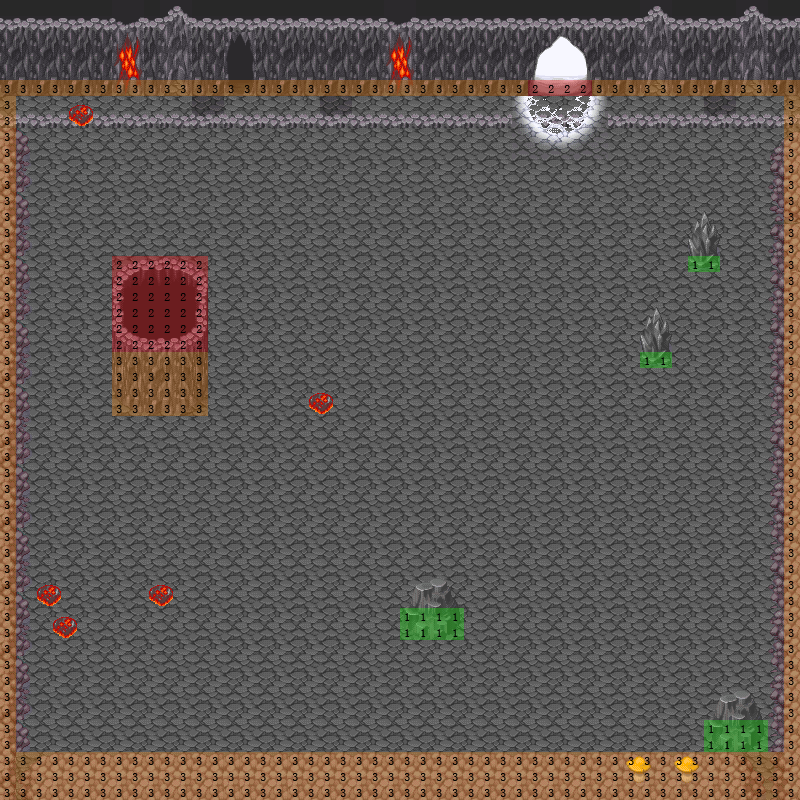

Tiled map render using the project's own tile images. Description and the map definition, with tile-layer contents summarised, below:
An orthogonal 50x50 tile map with 16x16 px tiles, 4 tile layers (background, first, second, meta), 2 tilesets and 22 objects (11x barrier, 4x semitransparent, entrance, semi-transparent).

<map version="1.0" orientation="orthogonal" width="50" height="50" tilewidth="16" tileheight="16">
 <properties>
  <property name="scene-type" value="field" />
  <property name="sound" value="dungeon.mp3" />
  <property name="tmx" value="maps/M104.tmx" />
 </properties>
 <tileset firstgid="1" name="underground" tilewidth="16" tileheight="16">
  <image source="underground.png" trans="ffffff" width="256" height="1056" />
 </tileset>
 <tileset firstgid="1057" name="barrier-mask4" tilewidth="16" tileheight="16">
  <image source="barrier-mask4.png" width="64" height="64" />
 </tileset>
 <layer name="background" width="50" height="50">
  <data>[2500 cells, 2500 non-empty, 7 distinct tile ids]</data>
 </layer>
 <layer name="first" width="50" height="50">
  <data>[2500 cells, 822 non-empty, 160 distinct tile ids]</data>
 </layer>
 <layer name="second" width="50" height="50">
  <data>[2500 cells, 76 non-empty, 56 distinct tile ids]</data>
 </layer>
 <objectgroup name="entrances" width="50" height="50">
  <object name="cave-1" type="entrance" x="528" y="48" width="64" height="32">
   <properties>
    <property name="dest" value="forest-1-centre" />
   </properties>
  </object>
 </objectgroup>
 <objectgroup color="#0000ff" name="semi-transparents" width="50" height="50">
  <object type="semitransparent" x="112" y="256" width="96" height="96" />
  <object type="semi-transparent" x="400" y="576" width="64" height="32" />
  <object type="semitransparent" x="704" y="688" width="64" height="32" />
  <object type="semitransparent" x="640" y="304" width="32" height="48" />
  <object type="semitransparent" x="688" y="208" width="32" height="48" />
 </objectgroup>
 <objectgroup name="barriers" width="50" height="50">
  <object type="barrier" x="640" y="352" width="32" height="16">
   <properties>
    <property name="barrier-type" value="1" />
   </properties>
  </object>
  <object type="barrier" x="688" y="256" width="32" height="16">
   <properties>
    <property name="barrier-type" value="1" />
   </properties>
  </object>
  <object type="barrier" x="400" y="608" width="64" height="32">
   <properties>
    <property name="barrier-type" value="1" />
   </properties>
  </object>
  <object type="barrier" x="704" y="720" width="64" height="32">
   <properties>
    <property name="barrier-type" value="1" />
   </properties>
  </object>
  <object type="barrier" x="0" y="80" width="16" height="720">
   <properties>
    <property name="barrier-type" value="3" />
   </properties>
  </object>
  <object type="barrier" x="16" y="752" width="784" height="48">
   <properties>
    <property name="barrier-type" value="3" />
   </properties>
  </object>
  <object type="barrier" x="784" y="80" width="16" height="672">
   <properties>
    <property name="barrier-type" value="3" />
   </properties>
  </object>
  <object type="barrier" x="16" y="80" width="512" height="16">
   <properties>
    <property name="barrier-type" value="3" />
   </properties>
  </object>
  <object type="barrier" x="592" y="80" width="192" height="16">
   <properties>
    <property name="barrier-type" value="3" />
   </properties>
  </object>
  <object type="barrier" x="528" y="80" width="64" height="16">
   <properties>
    <property name="barrier-type" value="2" />
   </properties>
  </object>
  <object type="barrier" x="112" y="352" width="96" height="64">
   <properties>
    <property name="barrier-type" value="3" />
   </properties>
  </object>
 </objectgroup>
 <layer name="meta" width="50" height="50">
  <data>[2500 cells, 362 non-empty, 3 distinct tile ids]</data>
 </layer>
 <objectgroup name="objects" width="50" height="50">
  <object x="457" y="402">
   <properties>
    <property name="ID" value="E193" />
    <property name="flags" value="F115" />
   </properties>
  </object>
  <object x="534" y="508">
   <properties>
    <property name="ID" value="E194" />
    <property name="flags" value="F116" />
   </properties>
  </object>
  <object x="371" y="473">
   <properties>
    <property name="ID" value="E192" />
    <property name="flags" value="F115" />
   </properties>
  </object>
  <object x="588" y="468">
   <properties>
    <property name="ID" value="E194" />
    <property name="flags" value="F116" />
   </properties>
  </object>
  <object x="291" y="429">
   <properties>
    <property name="ID" value="E192" />
    <property name="flags" value="F115" />
   </properties>
  </object>
 </objectgroup>
</map>
